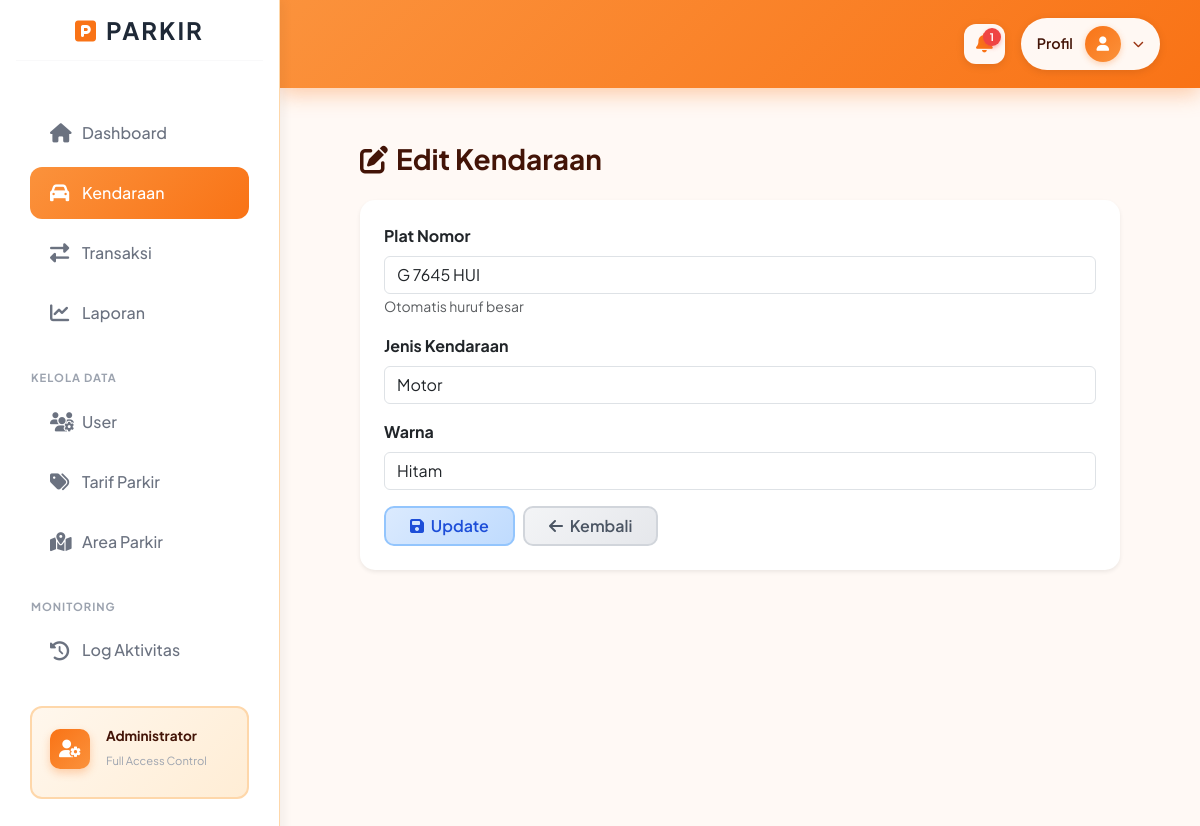
Page /index.php?c=Kendaraan&m=edit&id=12 (signed in) on the committed database.
### tables this page shows
CREATE TABLE `tb_kendaraan` (
  `id_kendaraan` int NOT NULL,
  `plat_nomor` varchar(20) NOT NULL,
  `jenis_kendaraan` varchar(50) NOT NULL,
  `warna` varchar(50) DEFAULT NULL,
  `pemilik` varchar(100) DEFAULT NULL,
  `id_user` int DEFAULT NULL
);

### controllers/KendaraanController.php (called while the page is built, shortened)
<?php
class KendaraanController {
    public function edit() {
        $id = $_GET['id'];
        $model = new KendaraanModel();
        $data = $model->getById($id);
        include "views/kendaraan/edit.php";
    }
}

### config/database.php (called while the page is built)
<?php
class Database {
    public static function connect() {
        return new PDO("mysql:host=localhost;dbname=db_parkir;charset=utf8","root","");
    }
}

### models/KendaraanModel.php (called while the page is built, shortened)
<?php
class KendaraanModel {
    private $db;
    function __construct(){
        $this->db = Database::connect();
    }
    function getById($id){
        $q = $this->db->prepare("SELECT * FROM tb_kendaraan WHERE id_kendaraan=?");
        $q->execute([$id]);
        return $q->fetch(PDO::FETCH_ASSOC);
    }
}

### views/kendaraan/edit.php (the view, shortened to what this page needs)
<?php include "views/layout/header.php"; ?>
<link rel="stylesheet" href="assets/css/halaman.css">
<div class="container-fluid py-4">
    <div class="mb-4">
        <h3 class="fw-bold m-0"><i class="fas fa-edit me-2"></i>Edit Kendaraan</h3>
    </div>
    <div class="card border-0 shadow-sm" style="border-radius: 15px;">
        <div class="card-body p-4">
            <form method="POST" action="index.php?c=Kendaraan&m=update">
                <div class="mb-3">
                    <label class="form-label fw-bold">Plat Nomor</label>
                    <input type="text" name="plat_nomor" class="form-control" value="<?= $data['plat_nomor'] ?>"
                           style="text-transform: uppercase;"
                           oninput="this.value = this.value.toUpperCase()"
                           placeholder="Contoh: B 1234 ABC" required>
                    <small class="text-muted">Otomatis huruf besar</small>
                </div>
                <div class="mb-3">
                    <label class="form-label fw-bold">Jenis Kendaraan</label>
                    <select name="jenis_kendaraan" class="form-control" required>
                        <option value="Motor" <?= $data['jenis_kendaraan'] == 'Motor' ? 'selected' : '' ?>>Motor</option>
                    </select>
                </div>
                <div class="mb-3">
                    <label class="form-label fw-bold">Warna</label>
                    <input type="text" name="warna" class="form-control" value="<?= $data['warna'] ?>" required>
                </div>
                <div class="d-flex gap-2">
                    <button type="submit" class="btn px-4"
                            style="background: linear-gradient(135deg, #dbeafe, #bfdbfe); color: #1d4ed8; border: 2px solid #93c5fd; font-weight: 600; border-radius: 10px;">
                        <i class="fas fa-save me-1"></i> Update
                    </button>
                    <a href="index.php?c=Kendaraan&m=index" class="btn px-4"
                       style="background: linear-gradient(135deg, #f3f4f6, #e5e7eb); color: #4b5563; border: 2px solid #d1d5db; font-weight: 600; border-radius: 10px;">
                        <i class="fas fa-arrow-left me-1"></i> Kembali
                    </a>
                </div>
            </form>
        </div>
    </div>
</div>
<?php include "views/layout/footer.php"; ?>

### assets/css/halaman.css (style rules this page uses)
:root { --sidebar-width: 280px; --bg-body: #fff9f5; --bg-sidebar: #ffffff; --accent-color: #f97316; --accent-light: #fff7ed; --text-main: #431407; --text-muted: #9a3412; --border-color: #fed7aa; }
body { font-family: 'Plus Jakarta Sans', sans-serif; background-color: var(--bg-body) !important; color: var(--text-main); }
#content, .container-fluid { background-color: #fff9f5 !important; }
.card { background: white !important; }
.card, .table-responsive, table, tbody, thead { position: relative !important; z-index: 1 !important; }

### views/layout/header.php (style rules this page uses)
body { font-family: 'Plus Jakarta Sans', sans-serif; margin: 0; }
.container-fluid { padding: 0 40px 40px 40px; }
.container-fluid { position: relative !important; z-index: 1 !important; }
.card, .card-custom, .table-responsive, table { position: relative !important; z-index: 1 !important; }

### rows in the picture
tb_kendaraan: plat_nomor "G 7645 HUI", jenis_kendaraan "Motor", warna "Hitam"

### other values in the picture
$jumlah_keluar "1"
